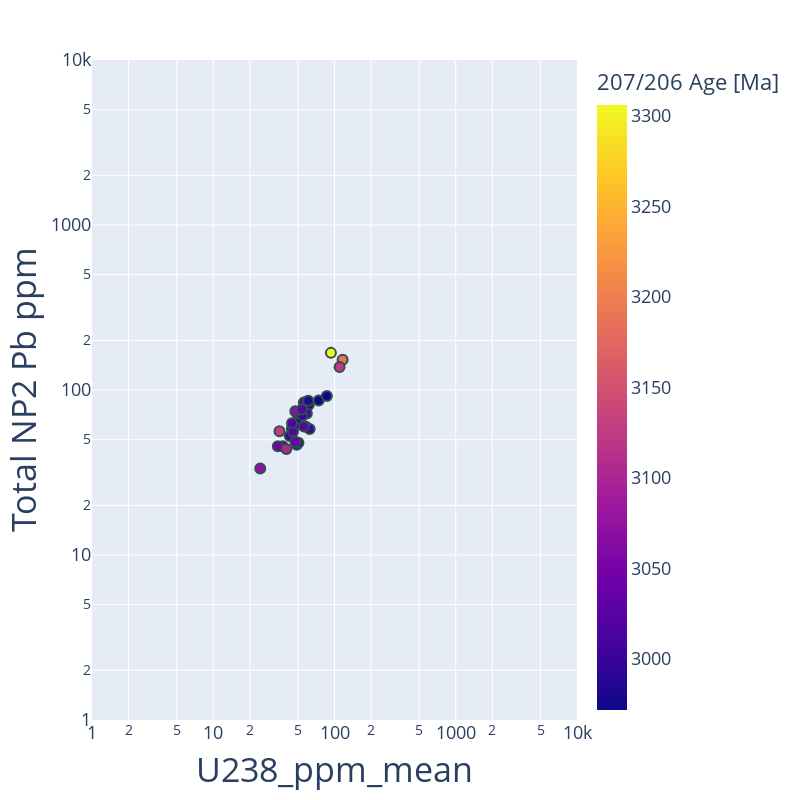
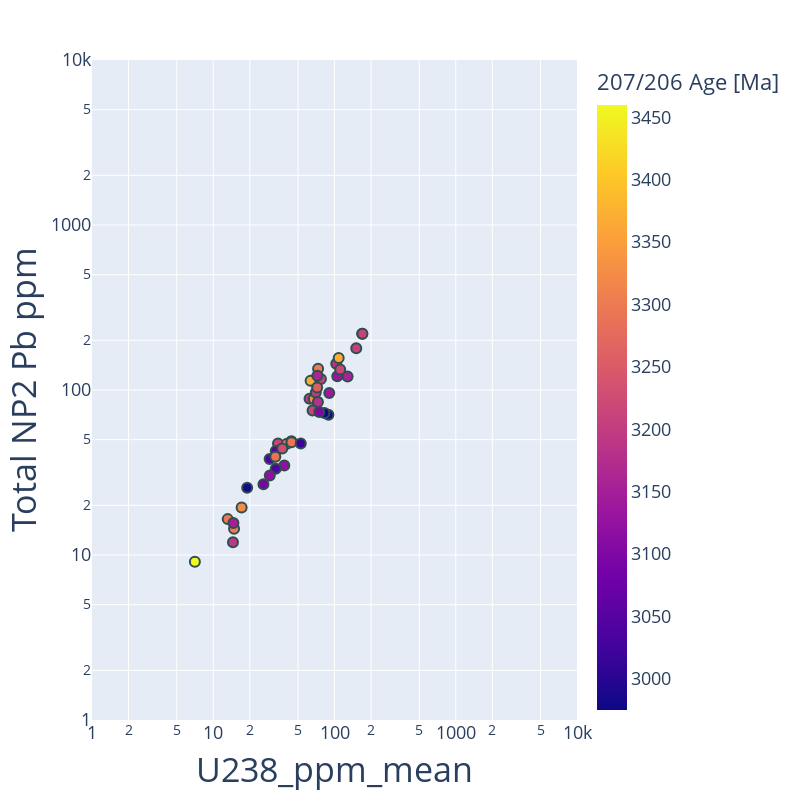

Source (notebook cell) for these figures, in order:
### Code cell
for i in range(len(groups_ch)):
    print(groups_ch[i])
    Scib_scatter(data_cherry[start[i]:end[i]], 'U238_ppm_mean', 'Total NP2 Pb ppm', color =   '207/206 Age [Ma]' )

### Figure 1 — Plotly figure (JSON) as saved in the notebook; plotly's stock layout.template omitted (floating-point values rounded to 4 significant figures)
{"data": [{"hovertemplate": "U238_ppm_mean=%{x}<br>Total NP2 Pb ppm=%{y}<br>207/206 Age [Ma]=%{marker.color}<extra></extra>", "legendgroup": "", "marker": {"color": [2983.0, 3006.0, 2980.0, 3187.0, 3306.0, 3120.0, 3031.0, 3015.0, 2994.0, 3126.0, 3012.0, 2972.0, 3034.0, 2996.0, 3000.0, 3010.0, 3074.0, 2987.0, 3023.0, 3007.0, 2975.0, 3046.0, 2973.0, 3004.0, 2997.0, 3021.0, 2987.0, 3070.0, 3020.0, 3103.0, 3025.0, 3017.0, 3016.0, 3001.0, 3030.0, 3026.0], "coloraxis": "coloraxis", "line": {"color": "DarkSlateGrey", "width": 2}, "size": 10, "symbol": "circle"}, "mode": "markers", "name": "", "orientation": "v", "showlegend": false, "type": "scatter", "x": [57.77, 57.44, 57.43, 116.7, 93.44, 110.1, 55.85, 54.47, 61.29, 35.18, 56.69, 74.05, 48.09, 44.46, 42.67, 37.44, 24.42, 50.77, 45.46, 59.17, 86.46, 34.07, 51.81, 49.4, 54.32, 44.62, 60.77, 47.5, 53.9, 40.11, 57.79, 48.86, 50.41, 62.35, 47.65, 55.95], "xaxis": "x", "y": [80.49, 84.16, 77.96, 152.7, 167.9, 137.7, 83.9, 76.51, 81.24, 56.3, 71.7, 86.25, 63.65, 58.19, 52.7, 45.62, 33.44, 62.03, 55.78, 71.93, 92.1, 45.57, 67.49, 72.3, 70.12, 62.98, 86.2, 74.3, 76.07, 43.83, 60.03, 46.58, 47.94, 58.02, 48.53, 60.09], "yaxis": "y"}], "layout": {"coloraxis": {"colorbar": {"title": {"text": "207/206 Age [Ma]"}}, "colorscale": [[0, "#0d0887"], [0.1111, "#46039f"], [0.2222, "#7201a8"], [0.3333, "#9c179e"], [0.4444, "#bd3786"], [0.5556, "#d8576b"], [0.6667, "#ed7953"], [0.7778, "#fb9f3a"], [0.8889, "#fdca26"], [1, "#f0f921"]]}, "font": {"size": 18}, "height": 800, "legend": {"title": {"text": "Samples"}, "tracegroupgap": 0, "x": 0.01, "xanchor": "left", "y": 0.99, "yanchor": "top"}, "margin": {"t": 60}, "width": 800, "xaxis": {"anchor": "y", "domain": [0, 1], "range": [0, 4], "title": {"font": {"size": 34}, "text": "U238_ppm_mean"}, "type": "log"}, "yaxis": {"anchor": "x", "domain": [0, 1], "range": [0, 4], "title": {"font": {"size": 34}, "text": "Total NP2 Pb ppm"}, "type": "log"}}}

### Figure 2 — Plotly figure (JSON) as saved in the notebook; plotly's stock layout.template omitted (floating-point values rounded to 4 significant figures)
{"data": [{"hovertemplate": "U238_ppm_mean=%{x}<br>Total NP2 Pb ppm=%{y}<br>207/206 Age [Ma]=%{marker.color}<extra></extra>", "legendgroup": "", "marker": {"color": [3212.0, 3188.0, 3299.0, 3045.0, 3216.0, 2981.0, 3184.0, 3158.0, 3367.0, 3135.0, 3314.0, 3333.0, 2985.0, 3297.0, 3090.0, 3303.0, 3044.0, 3162.0, 3195.0, 3257.0, 2987.0, 3292.0, 3157.0, 3229.0, 3460.0, 3191.0, 2975.0, 3178.0, 3139.0, 3212.0, 3149.0, 3123.0, 3017.0, 3326.0, 3040.0, 3120.0, 3218.0, 3369.0, 3288.0, 3098.0, 3207.0, 3144.0, 3208.0], "coloraxis": "coloraxis", "line": {"color": "DarkSlateGrey", "width": 2}, "size": 10, "symbol": "circle"}, "mode": "markers", "name": "", "orientation": "v", "showlegend": false, "type": "scatter", "x": [34.19, 62.22, 73.23, 32.77, 77.29, 19.05, 103.3, 65.77, 63.53, 105.5, 40.51, 67.61, 44.13, 13.16, 25.94, 14.85, 29.18, 72.24, 70.07, 71.96, 89.14, 44.18, 128.2, 37.08, 7.055, 14.54, 82.61, 73.02, 90.51, 65.91, 14.67, 38.55, 52.69, 17.14, 32.77, 29.26, 111.4, 108.3, 32.51, 74.87, 151.1, 169.2, 169.9], "xaxis": "x", "y": [47.44, 88.59, 134.7, 42.64, 116.7, 25.57, 144.1, 114.2, 113.6, 121.0, 47.18, 88.06, 48.99, 16.5, 26.83, 14.44, 38.21, 121.9, 96.54, 103.7, 70.75, 48.19, 120.6, 44.23, 9.097, 11.96, 72.47, 84.61, 95.84, 75.04, 15.65, 34.83, 47.38, 19.38, 33.31, 30.29, 133.1, 156.3, 39.43, 73.57, 179.3, 219.4, 219.5], "yaxis": "y"}], "layout": {"coloraxis": {"colorbar": {"title": {"text": "207/206 Age [Ma]"}}, "colorscale": [[0, "#0d0887"], [0.1111, "#46039f"], [0.2222, "#7201a8"], [0.3333, "#9c179e"], [0.4444, "#bd3786"], [0.5556, "#d8576b"], [0.6667, "#ed7953"], [0.7778, "#fb9f3a"], [0.8889, "#fdca26"], [1, "#f0f921"]]}, "font": {"size": 18}, "height": 800, "legend": {"title": {"text": "Samples"}, "tracegroupgap": 0, "x": 0.01, "xanchor": "left", "y": 0.99, "yanchor": "top"}, "margin": {"t": 60}, "width": 800, "xaxis": {"anchor": "y", "domain": [0, 1], "range": [0, 4], "title": {"font": {"size": 34}, "text": "U238_ppm_mean"}, "type": "log"}, "yaxis": {"anchor": "x", "domain": [0, 1], "range": [0, 4], "title": {"font": {"size": 34}, "text": "Total NP2 Pb ppm"}, "type": "log"}}}
